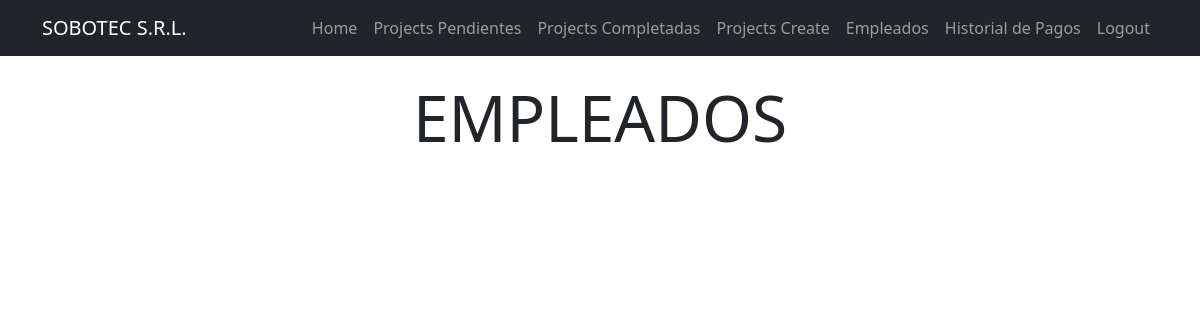
Before: /employees/ (signed in) with the older database file.
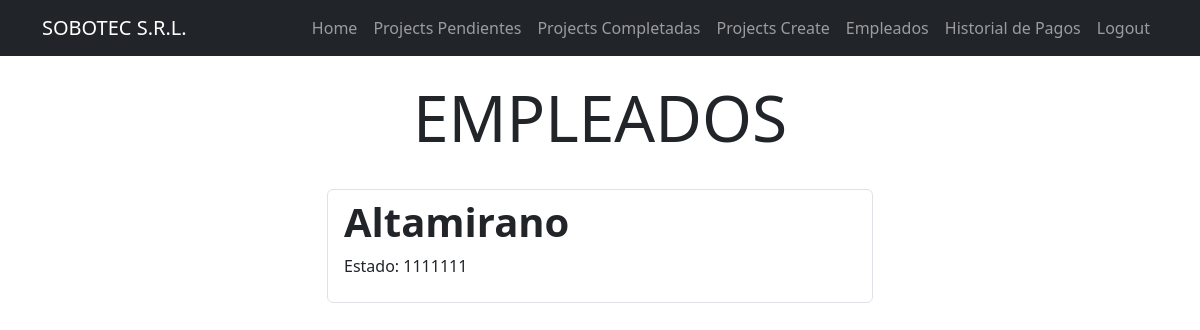
After: the same page with the newer database file.
### projects/models.py (models this page shows, shortened)
class Employee(models.Model):
    user = models.OneToOneField(User, on_delete=models.CASCADE, related_name="employee_profile")  # Relación uno a uno con User
    POSITION_CHOICES = [
        ('gerente_general', 'Gerente General'),
        ('tecnico', 'Técnico'),
        ('analista', 'Analista'),
        ('desarrollador', 'Desarrollador'),
    ]
    first_name = models.CharField(max_length=100)
    last_name_father = models.CharField(max_length=100)
    last_name_mother = models.CharField(max_length=100, blank=True, null=True)
    phone_number = models.CharField(max_length=15, blank=True)
    hire_date = models.DateField(null=True, blank=True)  # No obligatorio
    salary = models.DecimalField(max_digits=10, decimal_places=2, null=True, blank=True)  # No obligatorio
    position = models.CharField(
        max_length=50,
        choices=POSITION_CHOICES,  # Diccionario de opciones
        default='gerente_general',  # Valor predeterminado
        verbose_name="Cargo"
    )
    ci = models.CharField(max_length=20, unique=True, verbose_name="Carnet de Identidad")
    created =models.DateTimeField(auto_now_add=True)
    class Meta:
        verbose_name = 'Employee'
        verbose_name_plural = 'Employees'

### projects/views.py (the view)
# urls.py: path('employees/', views.employees, name='employees'),
@login_required
def employees(request):
    employees = Employee.objects.all()
    return render(request, 'employees.html', {
        'employees': employees
    })

### projects/templates/employees.html (shortened to what this page needs)
{% extends 'base.html' %}
{% block content %}
<main class="container">
    <div class="row">
        <div class="col-md-6 offset-md-3">
            <h1 class="text-center display-3 py-4"> EMPLEADOS</h1>
            <ul class="list-group">
                {% for employee in employees %}
                <a class="list-group-item" href="{% url 'employee_detail' employee.id %}">
                    <header class="d-flex justify-content-between">
                        <h1 class="fw-bold">{{employee.first_name}}</h1>
                    </header>
                    <p>Estado: {{employee.ci}}</p>
                </a>
                {% endfor %}
            </ul>
        </div>
    </div>
</main>
{% endblock %}

Changed rows visible on the page:
added Employee: first_name "Altamirano", ci "1111111"
